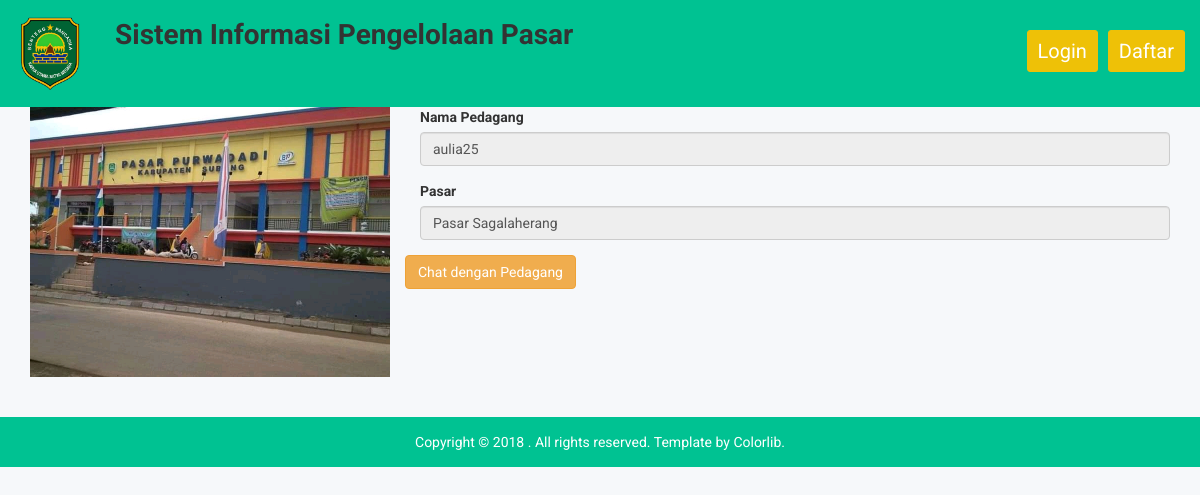
/pasar/pedagang/31, run on the app's committed database.
### tables this page shows
CREATE TABLE `pedagang` (
  `id_pedagang` int(11) NOT NULL,
  `nik` varchar(100) NOT NULL,
  `id_user` varchar(191) NOT NULL,
  `nama_pedagang` varchar(100) NOT NULL,
  `alamat` varchar(100) NOT NULL,
  `id_pasar` varchar(100) DEFAULT NULL,
  `no_kios` varchar(100) NOT NULL,
  `foto_kios` varchar(191) NOT NULL,
  `jenis_pedagang` enum('pkl','kios','los','') NOT NULL,
  `status` enum('buka','tutup') NOT NULL,
  `foto` varchar(191) DEFAULT NULL,
  `alasan` text DEFAULT NULL
);

CREATE TABLE `pasar` (
  `id_pasar` int(11) NOT NULL,
  `nama_pasar` varchar(191) NOT NULL,
  `alamat_pasar` varchar(191) NOT NULL,
  `foto` varchar(191) NOT NULL
);

### application/controllers/Pasar.php (called while the page is built, shortened)
<?php
class Pasar extends CI_Controller
{
  public function pedagang($id_pedagang)
  {
    $this->db->join('pasar', 'pedagang.id_pasar = pasar.id_pasar');
    $data = $this->db->get_where('pedagang', [
      'id_pedagang'  => $id_pedagang
    ])->row_array();
    $this->load->view('pedagang', $data);
  }
}

### index.php (called while the page is built, shortened)
<?php
require_once BASEPATH.'core/CodeIgniter.php';

### application/views/pedagang.php (the view, shortened to what this page needs)
<div class="animation-area">
  <div class="container">
    <div class="card">
      <div class="card-body">
        <div class="row">
          <div class="col-lg-4"><img src="<?= base_url('assets/img/' . $foto_kios); ?>" width="100%" alt=""></div>
          <div class="col-lg-8">
            <div class="form-group">
              <label for="">Nama Pedagang</label>
              <input type="text" class="form-control" value="<?= $nama_pedagang; ?>" disabled>
            </div>
            <div class="form-group">
              <label for="">Pasar</label>
              <input type="text" class="form-control" value="<?= $nama_pasar; ?>" disabled>
            </div>
            </div>
            <div class="form-group">
              <button class="btn btn-warning" id="chat">Chat dengan Pedagang</button>
            </div>
          </div>
        </div>
      </div>
    </div>
  </div>

### assets/css/main.css (style rules this page uses)
html { color: #222; font-size: 1em; line-height: 1.4; }
audio, canvas, iframe, img, svg, video { vertical-align: middle; }

### data on the page
pedagang: foto_kios (picture), nama_pedagang "aulia25", id_pasar.nama_pasar "Pasar Sagalaherang"
